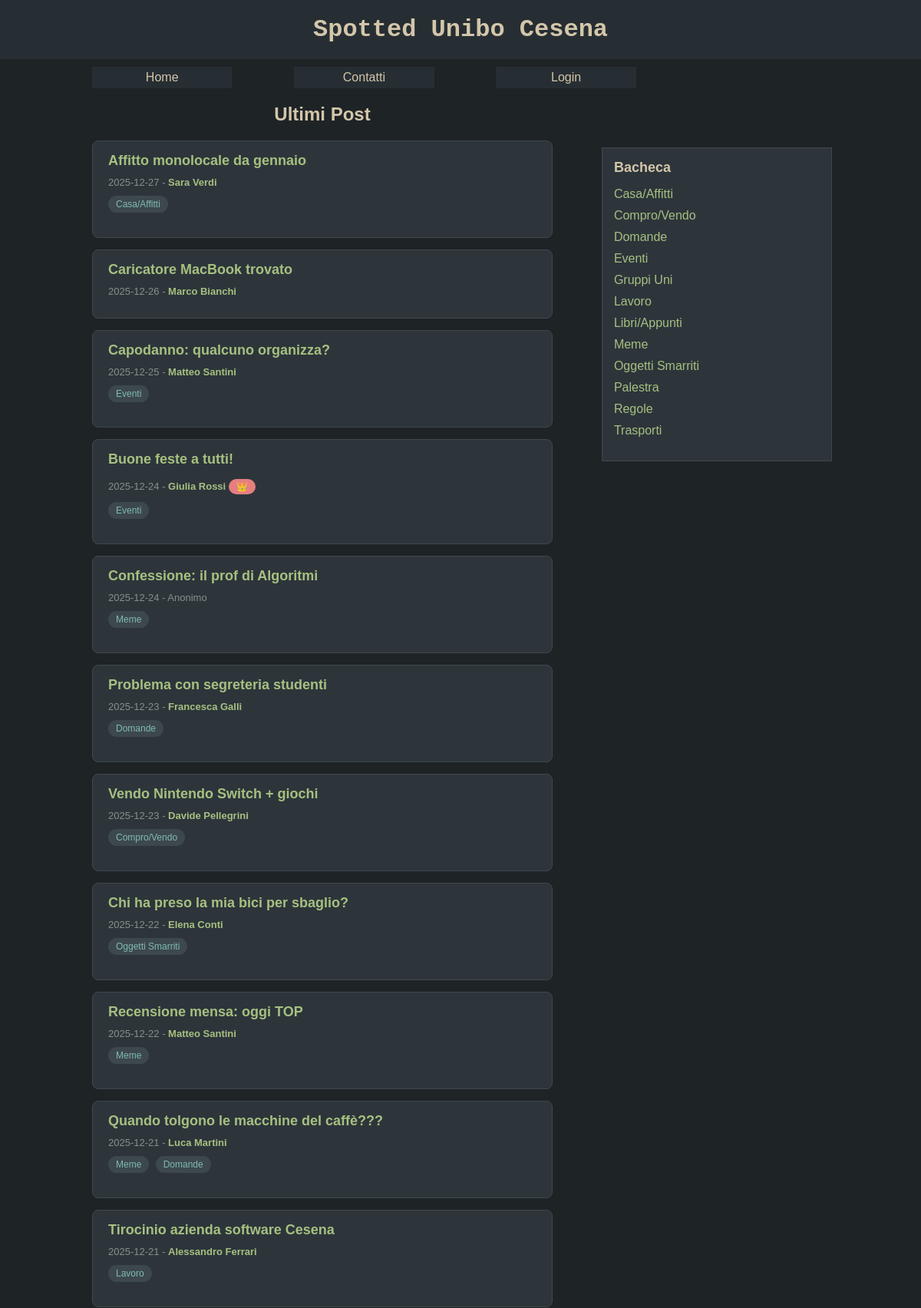
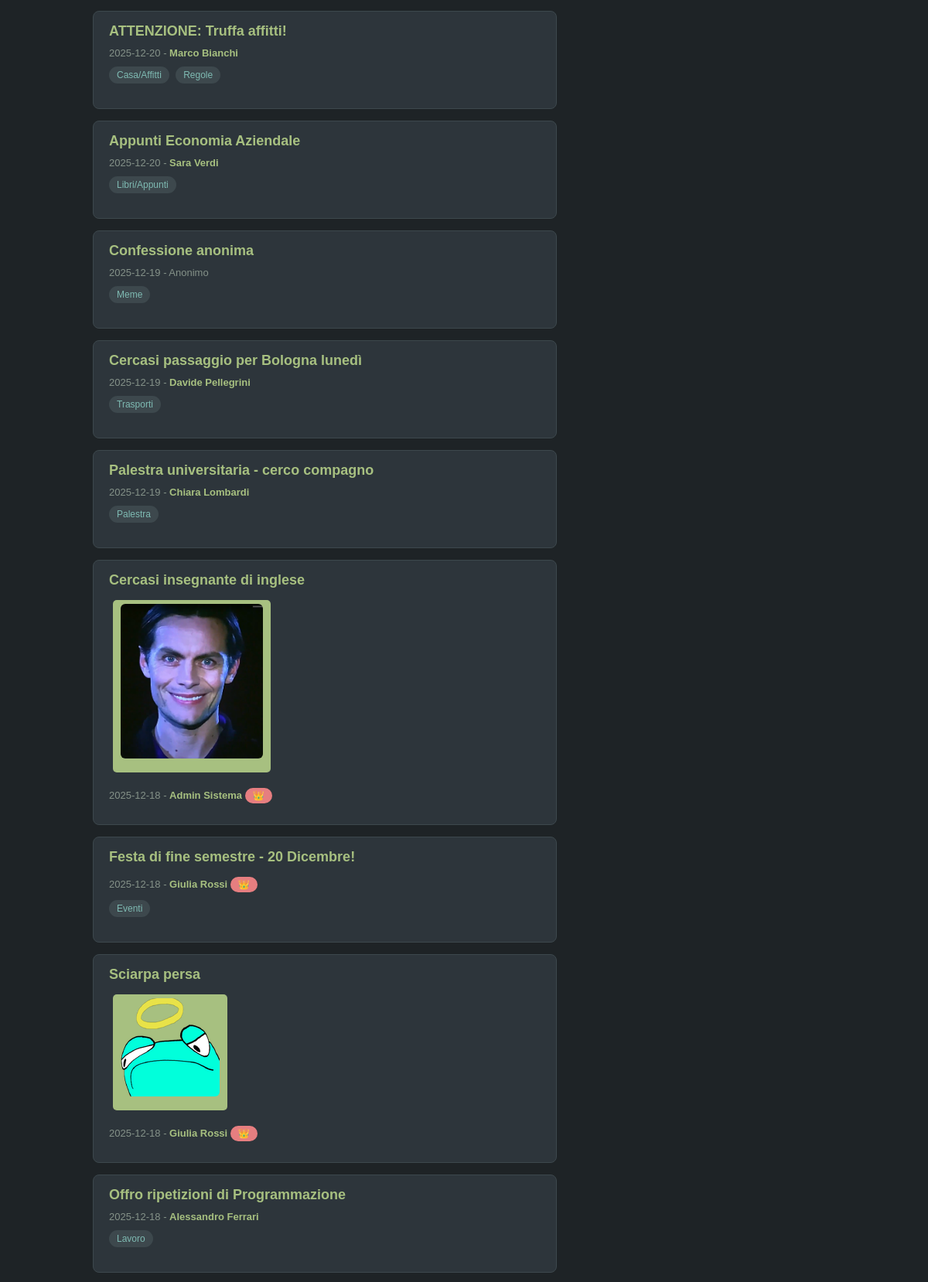
The app's page /archivio.php (upper part) with its own data (2 pictures, top to bottom).
### tables this page shows
CREATE TABLE IF NOT EXISTS `post` (
  `idpost` INT NOT NULL AUTO_INCREMENT,
  `titolopost` VARCHAR(100) NOT NULL,
  `testopost` MEDIUMTEXT NOT NULL,
  `datapost` DATE NOT NULL,
  `anteprimapost` TINYTEXT NOT NULL,
  `imgpost` VARCHAR(100) NOT NULL,
  `likes` INT NOT NULL DEFAULT 0,
  `anonimo` TINYINT NOT NULL DEFAULT 0,
  `utente` INT NOT NULL,
  PRIMARY KEY (`idpost`),
  INDEX `fk_post_utente_idx` (`utente` ASC),
  CONSTRAINT `fk_post_utente`
    FOREIGN KEY (`utente`)
    REFERENCES `utente` (`idutente`)
    ON DELETE NO ACTION
    ON UPDATE NO ACTION
);

CREATE TABLE IF NOT EXISTS `tag` (
  `idtag` INT NOT NULL AUTO_INCREMENT,
  `nometag` VARCHAR(50) NOT NULL,
  PRIMARY KEY (`idtag`),
  UNIQUE INDEX `nometag_UNIQUE` (`nometag` ASC)
);

### archivio.php (called while the page is built)
<?php
require_once 'bootstrap.php';
$templateParams["titolo"] = "Spotted Unibo Cesena - Archivio";
$templateParams["nome"] = "lista-posts.php";
$templateParams["posts"] = $dbh->getPosts(-1);
require 'template/base.php';
?>

### utils/functions.php (called while the page is built, shortened)
<?php
function isUserLoggedIn(){
    return !empty($_SESSION['idutente']);
}
function isUserAdmin(){
    return !empty($_SESSION['amministratore']) && $_SESSION['amministratore'] == 1;
}
?>

### db/database.php (called while the page is built, shortened)
<?php
class DatabaseHelper{
    private $db;
    public function __construct($servername, $username, $password, $dbname, $port){
        $this->db = new mysqli($servername, $username, $password, $dbname, $port);
    }
    public function getPosts($n=-1){
        $query = "SELECT p.idpost, p.titolopost, p.imgpost, p.anteprimapost, p.datapost, p.likes, p.anonimo, p.utente as idutente,
                  CASE WHEN p.anonimo = 1 THEN 'Anonimo' ELSE u.nome END as nome,
                  u.amministratore
                  FROM post p
                  JOIN utente u ON p.utente = u.idutente
                  ORDER BY p.datapost DESC";
        $stmt = $this->db->prepare($query);
        $stmt->execute();
        $result = $stmt->get_result();
        return $result->fetch_all(MYSQLI_ASSOC);
    }
    public function getTags(){
        $query = "SELECT idtag, nometag FROM tag ORDER BY nometag ASC";
        $stmt = $this->db->prepare($query);
        $stmt->execute();
        $result = $stmt->get_result();
        return $result->fetch_all(MYSQLI_ASSOC);
    }
    public function getTagsByPostId($idpost){
        $query = "SELECT tag.idtag, tag.nometag
                  FROM tag, post_tag
                  WHERE post_tag.post=? AND post_tag.tag=tag.idtag";
        $stmt = $this->db->prepare($query);
        $stmt->bind_param('i', $idpost);
        $stmt->execute();
        $result = $stmt->get_result();
        return $result->fetch_all(MYSQLI_ASSOC);
    }
}
?>

### bootstrap.php (called while the page is built, shortened)
<?php
require_once("utils/functions.php");
require_once("db/database.php");
$dbh = new DatabaseHelper("localhost", "root", "", "spotted_db", 3306);
?>

### template/lista-posts.php (the view, shortened to what this page needs)
<h2>Ultimi Post</h2>
<?php foreach($templateParams["posts"] as $post): ?>
<article class="post-preview">
    <h3>
        <a href="post.php?id=<?php echo $post["idpost"]; ?>" class="post-title-link">
            <?php echo $post["titolopost"]; ?>
        </a>
    </h3>
    <?php if(!empty($post["imgpost"])): ?>
    <a href="post.php?id=<?php echo $post["idpost"]; ?>">
        <img src="<?php echo UPLOAD_DIR.$post["imgpost"]; ?>" alt="<?php echo $post["titolopost"]; ?>" />
    </a>
    <?php endif; ?>
    <p class="post-meta">
        <?php echo $post["datapost"]; ?> -
        <?php
        $displayName = $post["nome"];
        $linkToProfile = true;
        if(isset($post["anonimo"]) && $post["anonimo"]) {
            if(isUserAdmin()) {
                $displayName = $post["nome"];
                $linkToProfile = true;
            } else {
                $displayName = "Anonimo";
                $linkToProfile = false;
            }
        }
        $adminBadge = (isset($post["amministratore"]) && $post["amministratore"]) ? ' <span class="admin-badge" title="Amministratore">👑</span>' : '';
        if($linkToProfile && isset($post["idutente"])):
        ?>
        <a href="profilo.php?id=<?php echo $post["idutente"]; ?>" class="author-link"><?php echo $displayName; ?></a><?php echo $adminBadge; ?>
        <?php else: ?>
        <?php echo $displayName; ?><?php echo $adminBadge; ?>
        <?php endif; ?>
    </p>
    <p class="post-tags">
    <?php
    $tags = $dbh->getTagsByPostId($post["idpost"]);
    if(count($tags) > 0):
        foreach($tags as $i => $tag):
    ?>
        <a href="tag.php?id=<?php echo $tag["idtag"]; ?>" class="tag-link"><?php echo $tag["nometag"]; ?></a>
    <?php
        endforeach;
    endif;
    ?>
    </p>
</article>
<?php endforeach; ?>

### template/base.php (shortened to what this page needs)
<!DOCTYPE html>
<html lang="it">
<head>
    <link rel="stylesheet" href="./css/style.css" />
</head>
<body>
    <header>
        <h1>Spotted Unibo Cesena</h1>
    </header>
    <nav>
        <ul>
            <li><a href="index.php">Home</a></li>
            <li><a href="contatti.php">Contatti</a></li>
            <?php if(isUserLoggedIn()): ?>
            <li><a href="profilo.php">Profilo</a></li>
            <?php else: ?>
            <li><a href="login.php">Login</a></li>
            <?php endif; ?>
        </ul>
    </nav>
    <main>
    <?php
    if(isset($templateParams["nome"])){
        require("template/".$templateParams["nome"]);
    }
    ?>
    </main>
    <aside>
        <section>
            <h2>Bacheca</h2>
            <ul>
                <?php
                $tags = $dbh->getTags();
                foreach($tags as $tag):
                ?>
                <li><a href="tag.php?id=<?php echo $tag["idtag"]; ?>"><?php echo $tag["nometag"]; ?></a></li>
                <?php endforeach; ?>
            </ul>
        </section>
    </aside>
</body>
</html>

### css/style.css (style rules this page uses)
body { background-color: #1e2326; }
body, h1, ul { margin: 0; padding: 0; }
body > header, body > footer { background-color: #272e33; color: #d3c6aa; text-align: center; font-family: 'Courier New', Courier, monospace; padding: 20px 0; }
nav { margin: 0 5%; }
nav ul, aside ul { list-style: none; }
nav ul li { display: inline-block; width: 45%; background-color: #272e33; text-align: center; margin-top: 10px; }
nav ul li:nth-child(odd) { margin-right: 10%; }
nav ul li a { display: inline-block; width: 100%; height: 100%; padding: 5px 0; font-family: 'Lucida Sans', 'Lucida Sans Regular', 'Lucida Grande', 'Lucida Sans Unicode', Geneva, Verdana, sans-serif; color: #d3c6aa; text-decoration: none; }
body > main { margin: 0 5%; }
main > h2 { text-align: center; font-family: 'Lucida Sans', 'Lucida Sans Regular', 'Lucida Grande', 'Lucida Sans Unicode', Geneva, Verdana, sans-serif; font-size: 24px; color: #d3c6aa; }
main > article, main > section, main > form { background-color: #2d353b; border: 1px solid #3d484d; text-align: center; margin-bottom: 20px; padding: 0 5% 20px; color: #d3c6aa; }
main > article > h3, main > article > p { font-family: 'Lucida Sans', 'Lucida Sans Regular', 'Lucida Grande', 'Lucida Sans Unicode', Geneva, Verdana, sans-serif; text-align: left; }
main > article > p { font-size: 12px; }
main > article > p:nth-of-type(2) { font-family: Verdana, Geneva, Tahoma, sans-serif; }
main > article > a, main > section > p > a, form input[type="submit"] { color: #1e2326; text-decoration: none; background-color: #a7c080; border-radius: 5px; padding: 5px 10px; font-family: 'Lucida Sans', 'Lucida Sans Regular', 'Lucida Grande', 'Lucida Sans Unicode', Geneva, Verdana, sans-serif; font-weight: bold; display: inline-block; margin: 5px; }
aside { background-color: #2d353b; margin: 0 5% 20px; border: 1px solid #3d484d; font-family: 'Lucida Sans', 'Lucida Sans Regular', 'Lucida Grande', 'Lucida Sans Unicode', Geneva, Verdana, sans-serif; color: #d3c6aa; }
aside > section { padding: 0 5% 20px; }
aside > section > h2 { font-size: 18px; }
aside > section > ul > li { margin-bottom: 10px; }
aside > section > ul > li > a { text-decoration: none; color: #a7c080; }
@media screen and (min-width: 768px) { nav { margin: 0 10%; } }
@media screen and (min-width: 768px) { nav ul li { width: 19%; } }
@media screen and (min-width: 768px) { nav ul li:not(:last-child) { margin-right: 8%; } }
@media screen and (min-width: 768px) { main, aside { display: inline-block; vertical-align: top; } }
@media screen and (min-width: 768px) { body > main { width: 50%; margin: 0 0 0 10%; } }
@media screen and (min-width: 768px) { aside { width: 25%; margin: 77px 5% 20px 5%; box-sizing: border-box; } }
.admin-badge { display: inline-block; background-color: #e67e80; color: #1e2326; padding: 3px 10px; border-radius: 15px; font-size: 12px; font-weight: bold; margin-top: 5px; }
.post-preview { margin: 0 0 8px 0; font-size: 13px; color: #d3c6aa; }
.post-meta { margin: 0 0 10px 0; font-size: 12px; color: #859289; }
.post-meta span { margin-right: 15px; }
.author-link { color: #a7c080; text-decoration: none; font-weight: bold; transition: color 0.2s ease; }
.admin-badge { font-size: 12px; cursor: help; }
.post-preview { background-color: #2d353b; border: 1px solid #3d484d; border-radius: 8px; padding: 15px 20px; margin-bottom: 15px; text-align: left; }
.post-preview h3 { margin: 0 0 10px 0; }
.post-title-link { color: #a7c080; text-decoration: none; font-size: 18px; font-family: 'Lucida Sans', 'Lucida Sans Regular', 'Lucida Grande', 'Lucida Sans Unicode', Geneva, Verdana, sans-serif; transition: color 0.2s ease; }
.post-preview img { max-width: 100%; max-height: 200px; border-radius: 6px; margin-bottom: 10px; }
.post-meta { color: #859289; font-size: 13px; margin: 10px 0; font-family: 'Lucida Sans', 'Lucida Sans Regular', 'Lucida Grande', 'Lucida Sans Unicode', Geneva, Verdana, sans-serif; }
.post-tags { margin-top: 10px; }
.tag-link { display: inline-block; background-color: #3d484d; color: #7fbbb3; text-decoration: none; padding: 4px 10px; border-radius: 15px; font-size: 12px; margin-right: 5px; margin-bottom: 5px; transition: all 0.2s ease; }

### records on screen
post: titolopost "Affitto monolocale da gennaio", datapost "2025-12-27", displayName "Sara Verdi"
tag: nometag "Casa/Affitti"
post: titolopost "Caricatore MacBook trovato", datapost "2025-12-26", displayName "Marco Bianchi"
post: titolopost "Capodanno: qualcuno organizza?", datapost "2025-12-25", displayName "Matteo Santini"
tag: nometag "Eventi"
post: titolopost "Buone feste a tutti!", datapost "2025-12-24", displayName "Giulia Rossi"
post: titolopost "Confessione: il prof di Algoritmi", datapost "2025-12-24", displayName "Anonimo"
tag: nometag "Meme"
post: titolopost "Problema con segreteria studenti", datapost "2025-12-23", displayName "Francesca Galli"
tag: nometag "Domande"
post: titolopost "Vendo Nintendo Switch + giochi", datapost "2025-12-23", displayName "Davide Pellegrini"
tag: nometag "Compro/Vendo"
post: titolopost "Chi ha preso la mia bici per sbaglio?", datapost "2025-12-22", displayName "Elena Conti"
tag: nometag "Oggetti Smarriti"
post: titolopost "Recensione mensa: oggi TOP", datapost "2025-12-22", displayName "Matteo Santini"
post: titolopost "Quando tolgono le macchine del caffè???", datapost "2025-12-21", displayName "Luca Martini"
post: titolopost "Tirocinio azienda software Cesena", datapost "2025-12-21", displayName "Alessandro Ferrari"
tag: nometag "Lavoro"
post: titolopost "ATTENZIONE: Truffa affitti!", datapost "2025-12-20", displayName "Marco Bianchi"
tag: nometag "Regole"
post: titolopost "Appunti Economia Aziendale", datapost "2025-12-20", displayName "Sara Verdi"
tag: nometag "Libri/Appunti"
post: titolopost "Confessione anonima", datapost "2025-12-19", displayName "Anonimo"
post: titolopost "Cercasi passaggio per Bologna lunedì", datapost "2025-12-19", displayName "Davide Pellegrini"
tag: nometag "Trasporti"
post: titolopost "Palestra universitaria - cerco compagno", datapost "2025-12-19", displayName "Chiara Lombardi"
tag: nometag "Palestra"
post: titolopost "Cercasi insegnante di inglese", imgpost (placeholder picture), datapost "2025-12-18", displayName "Admin Sistema"
post: titolopost "Festa di fine semestre - 20 Dicembre!", datapost "2025-12-18", displayName "Giulia Rossi"
post: titolopost "Sciarpa persa", imgpost (picture), datapost "2025-12-18", displayName "Giulia Rossi"
post: titolopost "Offro ripetizioni di Programmazione", datapost "2025-12-18", displayName "Alessandro Ferrari"
tag: nometag "Gruppi Uni"
